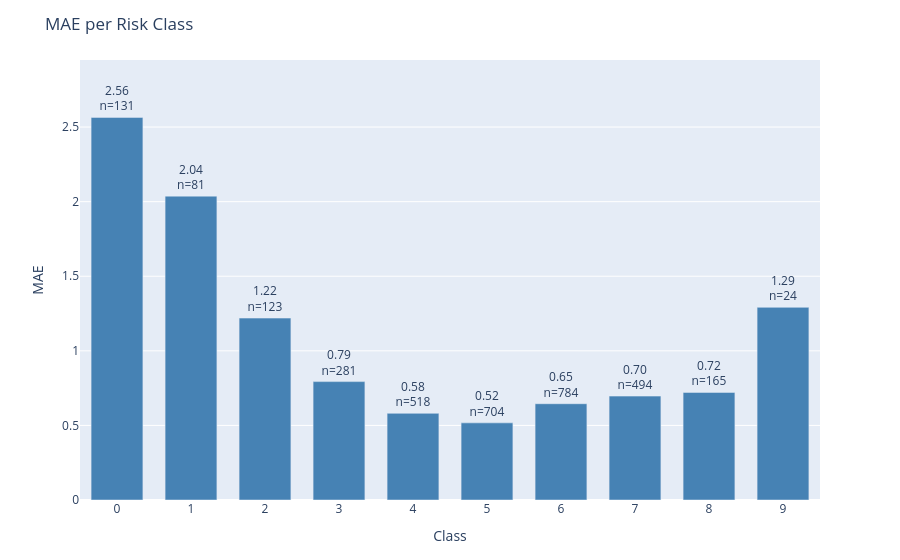

The notebook cell saved with this chart:
### Code cell
plot_error_by_group(
    df=results_test,
    y_true_col='actual',
    y_pred_col='prediction',
    group_by='class',
    metric='mae',
    title='MAE per Risk Class'
)

### Figure 1 — Plotly figure (JSON) as saved in the notebook; plotly's stock layout.template omitted (floating-point values rounded to 4 significant figures)
{"data": [{"marker": {"color": "steelblue"}, "text": ["2.56<br>n=131", "2.04<br>n=81", "1.22<br>n=123", "0.79<br>n=281", "0.58<br>n=518", "0.52<br>n=704", "0.65<br>n=784", "0.70<br>n=494", "0.72<br>n=165", "1.29<br>n=24"], "textposition": "outside", "type": "bar", "x": ["0", "1", "2", "3", "4", "5", "6", "7", "8", "9"], "y": [2.565, 2.037, 1.22, 0.7936, 0.5811, 0.517, 0.6454, 0.6964, 0.7212, 1.292]}], "layout": {"bargap": 0.3, "margin": {"b": 60, "t": 60}, "title": {"text": "MAE per Risk Class"}, "uniformtext": {"minsize": 8, "mode": "hide"}, "xaxis": {"title": {"text": "Class"}}, "yaxis": {"range": [0, 2.95], "title": {"text": "MAE"}}}}
